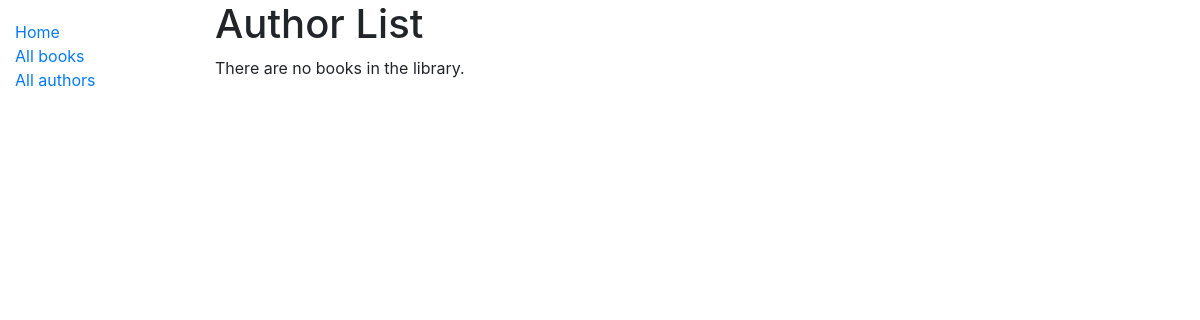
The app's page /catalog/authors/, older data.
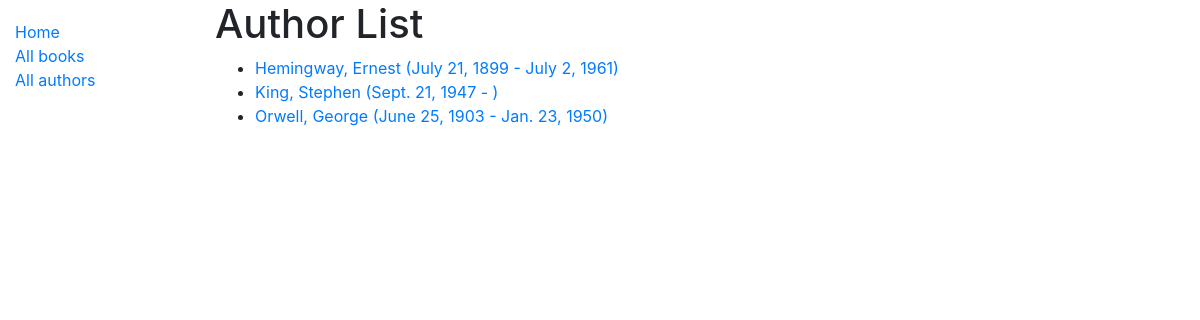
The same page, newer data.
### catalog/models.py (models this page shows)
class Author(models.Model):
    first_name = models.CharField(max_length=100)
    last_name = models.CharField(max_length=100)
    date_of_birth = models.DateField(null=True, blank=True)
    date_of_death = models.DateField('died', null=True, blank=True)
    class Meta:
        ordering = ['last_name', 'first_name']
    def get_absolute_url(self):
        return reverse('author-detail', args=[str(self.id)])
    def __str__(self):
        return f'{self.last_name}, {self.first_name}'

### catalog/views.py (the view)
# urls.py: path('authors/', views.AuthorListView.as_view(), name='authors'),
class AuthorListView(generic.ListView):
    model = Author

### catalog/templates/catalog/author_list.html
{% extends "base_generic.html" %}
{% block content %}
    <h1>Author List</h1>
    {% if author_list %}
    <ul>
            {% for author in author_list %}
            <li>
              <a href="{{ author.get_absolute_url }}">
              {{ author }} {% if author.date_of_birth %} ({{author.date_of_birth}} {% endif %} - {% if author.date_of_death %}{{author.date_of_death}}{% endif %})
              </a>
            </li>
          {% endfor %}
    </ul>
    {% else %}
        <p>There are no books in the library.</p>
    {% endif %}
{% endblock %}

### catalog/templates/base_generic.html (shortened to what this page needs)
<!DOCTYPE html>
<html lang="en">
<head>
  <link rel="stylesheet" href="https://stackpath.bootstrapcdn.com/bootstrap/4.1.3/css/bootstrap.min.css">
  {% load static %}
  <link rel="stylesheet" href="{% static 'css/styles.css' %}">
</head>
<body>
  <div class="container-fluid">
    <div class="row">
      <div class="col-sm-2">
      {% block sidebar %}
        <ul class="sidebar-nav">
          <li><a href="{% url 'index' %}">Home</a></li>
          <li><a href="{% url 'books' %}">All books</a></li>
          <li><a href="{% url 'authors' %}">All authors</a></li>
        </ul>
        {% endblock %}
      </div>
      <div class="col-sm-10 ">
      {% block content %}{% endblock %}
    </div>
  </div>
</body>
</html>

### catalog/static/css/styles.css (style rules this page uses)
.sidebar-nav { margin-top: 20px; padding: 0; list-style: none; }

Row changes from the older to the newer data that the page shows:
added Author: last_name+first_name "Hemingway, Ernest", date_of_birth "July 21, 1899", date_of_death "July 2, 1961"
added Author: last_name+first_name "King, Stephen", date_of_birth "Sept. 21, 1947"
added Author: last_name+first_name "Orwell, George", date_of_birth "June 25, 1903", date_of_death "Jan. 23, 1950"
Text that changed along with them:
text no longer shown: "There are no books in the library."
